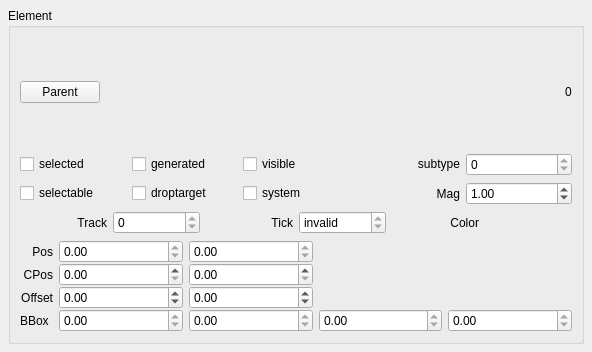
<?xml version="1.0" encoding="UTF-8"?>
<ui version="4.0">
 <class>ElementBase</class>
 <widget class="QWidget" name="ElementBase">
  <property name="geometry">
   <rect>
    <x>0</x>
    <y>0</y>
    <width>592</width>
    <height>352</height>
   </rect>
  </property>
  <property name="windowTitle">
   <string>Form</string>
  </property>
  <layout class="QVBoxLayout">
   <property name="spacing">
    <number>6</number>
   </property>
   <property name="margin">
    <number>8</number>
   </property>
   <item>
    <widget class="QGroupBox" name="groupBox">
     <property name="toolTip">
      <string notr="true"/>
     </property>
     <property name="title">
      <string notr="true" comment="do not translate">Element</string>
     </property>
     <property name="flat">
      <bool>true</bool>
     </property>
     <layout class="QVBoxLayout" name="verticalLayout">
      <item>
       <layout class="QHBoxLayout">
        <property name="spacing">
         <number>6</number>
        </property>
        <property name="margin">
         <number>0</number>
        </property>
        <item>
         <widget class="QPushButton" name="parentButton">
          <property name="text">
           <string notr="true">Parent</string>
          </property>
         </widget>
        </item>
        <item>
         <spacer>
          <property name="orientation">
           <enum>Qt::Horizontal</enum>
          </property>
          <property name="sizeHint" stdset="0">
           <size>
            <width>40</width>
            <height>20</height>
           </size>
          </property>
         </spacer>
        </item>
        <item>
         <widget class="QLabel" name="address">
          <property name="toolTip">
           <string notr="true"/>
          </property>
          <property name="text">
           <string notr="true">0</string>
          </property>
         </widget>
        </item>
       </layout>
      </item>
      <item>
       <layout class="QGridLayout" name="gridLayout_2">
        <property name="margin">
         <number>0</number>
        </property>
        <item row="0" column="0">
         <widget class="QCheckBox" name="selected">
          <property name="text">
           <string notr="true" comment="do not translate">selected</string>
          </property>
         </widget>
        </item>
        <item row="0" column="2">
         <widget class="QCheckBox" name="generated">
          <property name="text">
           <string notr="true" comment="do not translate">generated</string>
          </property>
         </widget>
        </item>
        <item row="0" column="3">
         <widget class="QCheckBox" name="visible">
          <property name="text">
           <string notr="true" comment="do not translate">visible</string>
          </property>
         </widget>
        </item>
        <item row="0" column="5">
         <widget class="QLabel" name="label_4">
          <property name="sizePolicy">
           <sizepolicy hsizetype="Minimum" vsizetype="Fixed">
            <horstretch>0</horstretch>
            <verstretch>0</verstretch>
           </sizepolicy>
          </property>
          <property name="toolTip">
           <string notr="true"/>
          </property>
          <property name="text">
           <string notr="true" comment="do not translate">subtype</string>
          </property>
          <property name="alignment">
           <set>Qt::AlignRight</set>
          </property>
         </widget>
        </item>
        <item row="0" column="6">
         <widget class="QSpinBox" name="subtype">
          <property name="sizePolicy">
           <sizepolicy hsizetype="Preferred" vsizetype="Fixed">
            <horstretch>0</horstretch>
            <verstretch>0</verstretch>
           </sizepolicy>
          </property>
          <property name="toolTip">
           <string notr="true"/>
          </property>
          <property name="readOnly">
           <bool>true</bool>
          </property>
          <property name="maximum">
           <number>999999999</number>
          </property>
         </widget>
        </item>
        <item row="1" column="0">
         <widget class="QCheckBox" name="selectable">
          <property name="text">
           <string>selectable</string>
          </property>
         </widget>
        </item>
        <item row="1" column="2">
         <widget class="QCheckBox" name="droptarget">
          <property name="text">
           <string>droptarget</string>
          </property>
         </widget>
        </item>
        <item row="1" column="3">
         <widget class="QCheckBox" name="systemFlag">
          <property name="toolTip">
           <string notr="true"/>
          </property>
          <property name="text">
           <string notr="true" comment="do not translate">system</string>
          </property>
         </widget>
        </item>
        <item row="1" column="6">
         <widget class="QDoubleSpinBox" name="mag">
          <property name="value">
           <double>1.000000000000000</double>
          </property>
         </widget>
        </item>
        <item row="1" column="5">
         <widget class="QLabel" name="label_11">
          <property name="text">
           <string notr="true" comment="do not translate">Mag</string>
          </property>
          <property name="alignment">
           <set>Qt::AlignRight|Qt::AlignTrailing|Qt::AlignVCenter</set>
          </property>
         </widget>
        </item>
       </layout>
      </item>
      <item>
       <layout class="QHBoxLayout">
        <property name="spacing">
         <number>6</number>
        </property>
        <property name="margin">
         <number>0</number>
        </property>
        <item>
         <widget class="QLabel" name="label">
          <property name="toolTip">
           <string notr="true"/>
          </property>
          <property name="text">
           <string notr="true" comment="do not translate">Track</string>
          </property>
          <property name="textFormat">
           <enum>Qt::PlainText</enum>
          </property>
          <property name="alignment">
           <set>Qt::AlignRight|Qt::AlignTrailing|Qt::AlignVCenter</set>
          </property>
         </widget>
        </item>
        <item>
         <widget class="QSpinBox" name="track">
          <property name="sizePolicy">
           <sizepolicy hsizetype="Preferred" vsizetype="Fixed">
            <horstretch>0</horstretch>
            <verstretch>0</verstretch>
           </sizepolicy>
          </property>
          <property name="toolTip">
           <string notr="true"/>
          </property>
          <property name="readOnly">
           <bool>true</bool>
          </property>
          <property name="minimum">
           <number>0</number>
          </property>
          <property name="maximum">
           <number>999999</number>
          </property>
         </widget>
        </item>
        <item>
         <widget class="QLabel" name="label_2">
          <property name="text">
           <string notr="true" comment="do not translate">Tick</string>
          </property>
          <property name="textFormat">
           <enum>Qt::PlainText</enum>
          </property>
          <property name="alignment">
           <set>Qt::AlignRight|Qt::AlignTrailing|Qt::AlignVCenter</set>
          </property>
         </widget>
        </item>
        <item>
         <widget class="QSpinBox" name="time">
          <property name="sizePolicy">
           <sizepolicy hsizetype="Preferred" vsizetype="Fixed">
            <horstretch>0</horstretch>
            <verstretch>0</verstretch>
           </sizepolicy>
          </property>
          <property name="toolTip">
           <string notr="true"/>
          </property>
          <property name="readOnly">
           <bool>true</bool>
          </property>
          <property name="specialValueText">
           <string>invalid</string>
          </property>
          <property name="minimum">
           <number>-1</number>
          </property>
          <property name="maximum">
           <number>999999</number>
          </property>
          <property name="value">
           <number>-1</number>
          </property>
         </widget>
        </item>
        <item>
         <widget class="QLabel" name="label_3">
          <property name="toolTip">
           <string notr="true"/>
          </property>
          <property name="text">
           <string notr="true" comment="do not translate">Color</string>
          </property>
          <property name="textFormat">
           <enum>Qt::PlainText</enum>
          </property>
          <property name="alignment">
           <set>Qt::AlignRight|Qt::AlignTrailing|Qt::AlignVCenter</set>
          </property>
         </widget>
        </item>
        <item>
         <widget class="Awl::ColorLabel" name="color">
          <property name="sizePolicy">
           <sizepolicy hsizetype="Preferred" vsizetype="Fixed">
            <horstretch>0</horstretch>
            <verstretch>0</verstretch>
           </sizepolicy>
          </property>
         </widget>
        </item>
       </layout>
      </item>
      <item>
       <layout class="QGridLayout" name="gridLayout">
        <property name="verticalSpacing">
         <number>0</number>
        </property>
        <item row="0" column="0">
         <widget class="QLabel" name="label_5">
          <property name="text">
           <string notr="true" comment="do not translate">Pos</string>
          </property>
          <property name="textFormat">
           <enum>Qt::PlainText</enum>
          </property>
          <property name="alignment">
           <set>Qt::AlignRight|Qt::AlignTrailing|Qt::AlignVCenter</set>
          </property>
         </widget>
        </item>
        <item row="0" column="1">
         <widget class="QDoubleSpinBox" name="posx">
          <property name="sizePolicy">
           <sizepolicy hsizetype="Preferred" vsizetype="Fixed">
            <horstretch>0</horstretch>
            <verstretch>0</verstretch>
           </sizepolicy>
          </property>
          <property name="readOnly">
           <bool>true</bool>
          </property>
          <property name="maximum">
           <double>100000.000000000000000</double>
          </property>
         </widget>
        </item>
        <item row="0" column="2">
         <widget class="QDoubleSpinBox" name="posy">
          <property name="sizePolicy">
           <sizepolicy hsizetype="Preferred" vsizetype="Fixed">
            <horstretch>0</horstretch>
            <verstretch>0</verstretch>
           </sizepolicy>
          </property>
          <property name="readOnly">
           <bool>true</bool>
          </property>
          <property name="maximum">
           <double>100000.000000000000000</double>
          </property>
         </widget>
        </item>
        <item row="1" column="0">
         <widget class="QLabel" name="label_10">
          <property name="text">
           <string notr="true" comment="do not translate">CPos</string>
          </property>
          <property name="alignment">
           <set>Qt::AlignRight|Qt::AlignTrailing|Qt::AlignVCenter</set>
          </property>
         </widget>
        </item>
        <item row="1" column="1">
         <widget class="QDoubleSpinBox" name="cposx">
          <property name="sizePolicy">
           <sizepolicy hsizetype="Preferred" vsizetype="Fixed">
            <horstretch>0</horstretch>
            <verstretch>0</verstretch>
           </sizepolicy>
          </property>
          <property name="toolTip">
           <string notr="true">canvas x position</string>
          </property>
          <property name="maximum">
           <double>1000000.000000000000000</double>
          </property>
         </widget>
        </item>
        <item row="1" column="2">
         <widget class="QDoubleSpinBox" name="cposy">
          <property name="sizePolicy">
           <sizepolicy hsizetype="Preferred" vsizetype="Fixed">
            <horstretch>0</horstretch>
            <verstretch>0</verstretch>
           </sizepolicy>
          </property>
          <property name="toolTip">
           <string notr="true">canvas y position</string>
          </property>
          <property name="maximum">
           <double>1000000.000000000000000</double>
          </property>
         </widget>
        </item>
        <item row="2" column="0">
         <widget class="QLabel" name="label_6">
          <property name="text">
           <string notr="true" comment="do not translate">Offset</string>
          </property>
          <property name="textFormat">
           <enum>Qt::PlainText</enum>
          </property>
          <property name="alignment">
           <set>Qt::AlignRight|Qt::AlignTrailing|Qt::AlignVCenter</set>
          </property>
         </widget>
        </item>
        <item row="2" column="1">
         <widget class="QDoubleSpinBox" name="offsetx">
          <property name="sizePolicy">
           <sizepolicy hsizetype="Preferred" vsizetype="Fixed">
            <horstretch>0</horstretch>
            <verstretch>0</verstretch>
           </sizepolicy>
          </property>
          <property name="suffix">
           <string comment="do not translate"/>
          </property>
          <property name="minimum">
           <double>-100000.000000000000000</double>
          </property>
          <property name="maximum">
           <double>100000.000000000000000</double>
          </property>
          <property name="singleStep">
           <double>0.100000000000000</double>
          </property>
         </widget>
        </item>
        <item row="2" column="2">
         <widget class="QDoubleSpinBox" name="offsety">
          <property name="sizePolicy">
           <sizepolicy hsizetype="Preferred" vsizetype="Fixed">
            <horstretch>0</horstretch>
            <verstretch>0</verstretch>
           </sizepolicy>
          </property>
          <property name="suffix">
           <string comment="do not translate"/>
          </property>
          <property name="minimum">
           <double>-100000.000000000000000</double>
          </property>
          <property name="maximum">
           <double>100000.000000000000000</double>
          </property>
          <property name="singleStep">
           <double>0.100000000000000</double>
          </property>
         </widget>
        </item>
        <item row="3" column="0">
         <widget class="QLabel" name="label_7">
          <property name="sizePolicy">
           <sizepolicy hsizetype="Maximum" vsizetype="Preferred">
            <horstretch>0</horstretch>
            <verstretch>0</verstretch>
           </sizepolicy>
          </property>
          <property name="text">
           <string notr="true" comment="do not translate">BBox</string>
          </property>
          <property name="textFormat">
           <enum>Qt::PlainText</enum>
          </property>
         </widget>
        </item>
        <item row="3" column="1">
         <widget class="QDoubleSpinBox" name="bboxx">
          <property name="sizePolicy">
           <sizepolicy hsizetype="Preferred" vsizetype="Fixed">
            <horstretch>0</horstretch>
            <verstretch>0</verstretch>
           </sizepolicy>
          </property>
          <property name="readOnly">
           <bool>true</bool>
          </property>
          <property name="minimum">
           <double>-100000.000000000000000</double>
          </property>
          <property name="maximum">
           <double>100000.000000000000000</double>
          </property>
         </widget>
        </item>
        <item row="3" column="2">
         <widget class="QDoubleSpinBox" name="bboxy">
          <property name="sizePolicy">
           <sizepolicy hsizetype="Preferred" vsizetype="Fixed">
            <horstretch>0</horstretch>
            <verstretch>0</verstretch>
           </sizepolicy>
          </property>
          <property name="readOnly">
           <bool>true</bool>
          </property>
          <property name="minimum">
           <double>-100000.000000000000000</double>
          </property>
          <property name="maximum">
           <double>100000.000000000000000</double>
          </property>
         </widget>
        </item>
        <item row="3" column="3">
         <widget class="QDoubleSpinBox" name="bboxw">
          <property name="sizePolicy">
           <sizepolicy hsizetype="Preferred" vsizetype="Fixed">
            <horstretch>0</horstretch>
            <verstretch>0</verstretch>
           </sizepolicy>
          </property>
          <property name="readOnly">
           <bool>true</bool>
          </property>
          <property name="minimum">
           <double>-100000.000000000000000</double>
          </property>
          <property name="maximum">
           <double>100000.000000000000000</double>
          </property>
         </widget>
        </item>
        <item row="3" column="4">
         <widget class="QDoubleSpinBox" name="bboxh">
          <property name="readOnly">
           <bool>true</bool>
          </property>
          <property name="minimum">
           <double>-100000.000000000000000</double>
          </property>
          <property name="maximum">
           <double>100000.000000000000000</double>
          </property>
         </widget>
        </item>
       </layout>
      </item>
     </layout>
    </widget>
   </item>
  </layout>
 </widget>
 <customwidgets>
  <customwidget>
   <class>Awl::ColorLabel</class>
   <extends>QFrame</extends>
   <header>awl/colorlabel.h</header>
   <container>1</container>
  </customwidget>
 </customwidgets>
 <resources/>
 <connections/>
</ui>
